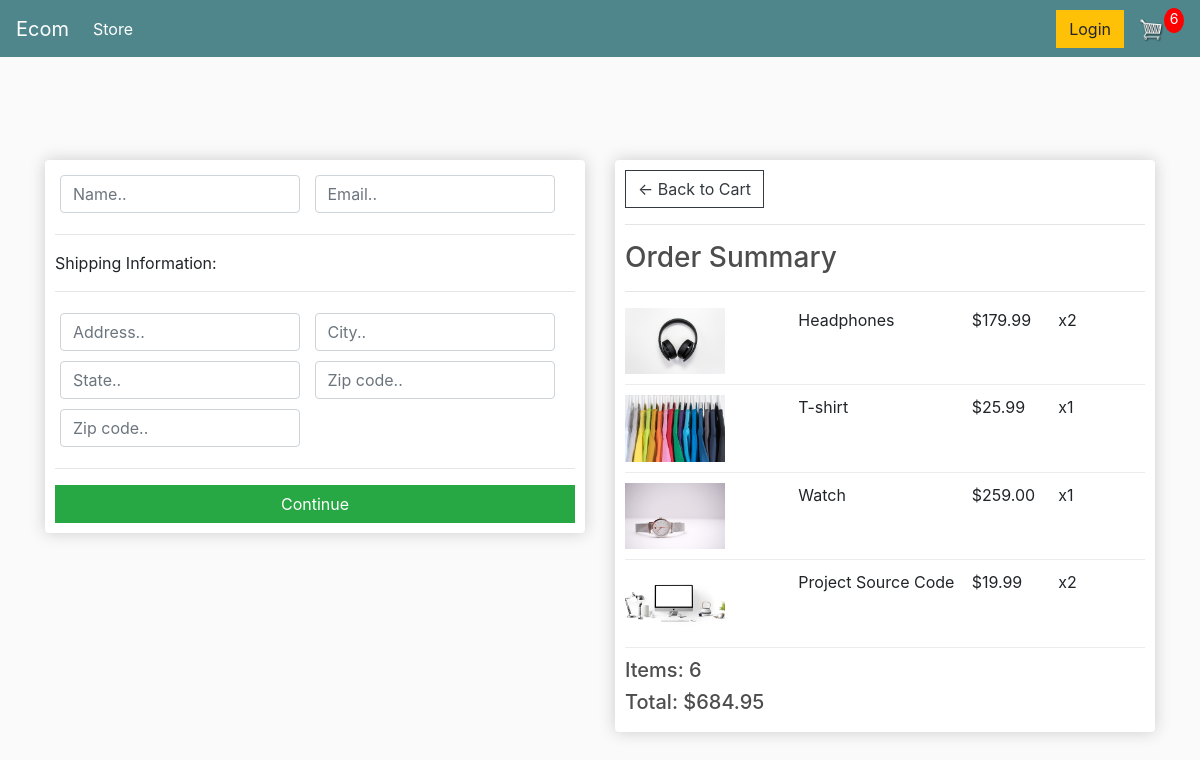
/checkout/ (signed in), run on an earlier commit of the app's database.
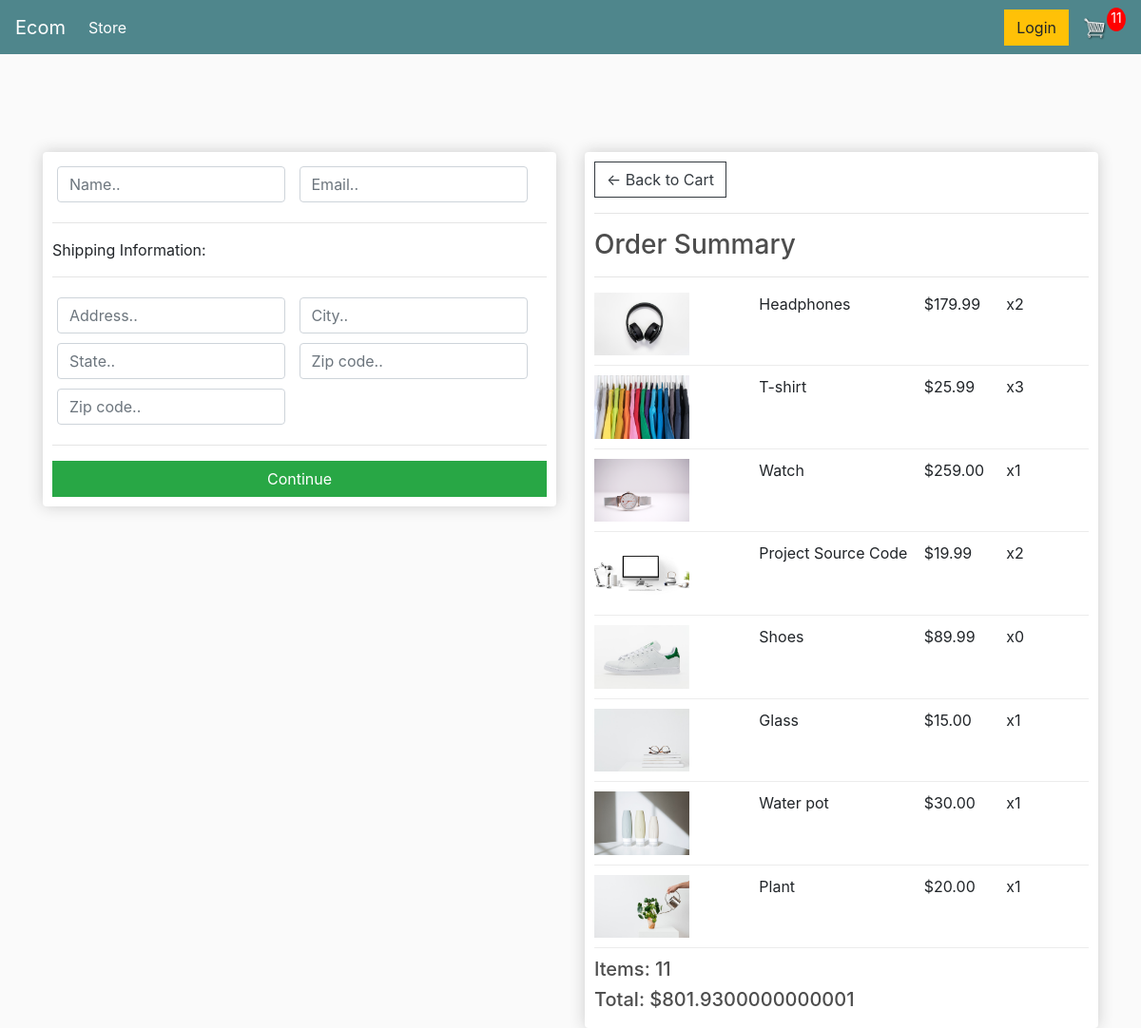
And on a later commit of the database.
### store/models.py (models this page shows, shortened)
class OrderItem(models.Model):
    product = models.ForeignKey(Product, on_delete=models.SET_NULL, null=True)
    order = models.ForeignKey(Order, on_delete=models.SET_NULL, null=True)
    quantity = models.IntegerField(default=0, null=True, blank=True)
    date_added = models.DateTimeField(auto_now_add=True)
    @property
    def get_total(self):
        total = self.product.price * self.quantity
        return total

class Product(models.Model):
    name = models.CharField(max_length=300, null=True)
    price = models.FloatField()
    digital = models.BooleanField(default=False, null=True, blank=False)
    image = models.ImageField(null=True, blank=True)
    @property
    def imageUrl(self):
        try:
            url = self.image.url
        except:
            url = ''
        return url

class Order(models.Model):
    customer = models.ForeignKey(Customer, on_delete=models.SET_NULL, blank=True, null=True)
    date_added = models.DateTimeField(auto_now_add=True)
    complete = models.BooleanField(default=False, null=True, blank=False)
    transaction_id = models.CharField(max_length=300, null=True)
    @property
    def get_cart_total(self):
        orderitems = self.orderitem_set.all()
        total = sum([item.get_total for item in orderitems])
        return total
    @property
    def get_cart_items(self):
        orderitems = self.orderitem_set.all()
        total = sum([item.quantity for item in orderitems])
        return total

### store/views.py (the view)
# urls.py: path('checkout/', views.checkout, name='checkout'),
def checkout(request):
    if request.user.is_authenticated:
        customer = request.user.customer
        order, create = Order.objects.get_or_create(customer=customer, complete=False)
        items = order.orderitem_set.all()
        cartItems = order.get_cart_items
    else:
        items = []
        order = {'get_cart_total': 0, 'get_cart_items': 0}
        cartItems = order.get_cart_items
    context = {'items': items, 'order': order, 'cartItems': cartItems}
    return render(request, 'store/checkout.html', context)

### store/templates/store/checkout.html (shortened to what this page needs)
{% extends 'store/main.html' %}
{% load static %}
{% block content %}
    <div class="row">
        <div class="col-lg-6">
            <div class="box-element" id="form-wrapper">
                <form id="form">
                    <div id="user-info">
                        <div class="form-field">
                            <input required class="form-control" type="text" name="name" placeholder="Name..">
                        </div>
                        <div class="form-field">
                            <input required class="form-control" type="email" name="email" placeholder="Email..">
                        </div>
                    </div>
                    <div id="shipping-info">
                        <hr>
                        <p>Shipping Information:</p>
                        <hr>
                        <div class="form-field">
                            <input class="form-control" type="text" name="address" placeholder="Address..">
                        </div>
                        <div class="form-field">
                            <input class="form-control" type="text" name="city" placeholder="City..">
                        </div>
                        <div class="form-field">
                            <input class="form-control" type="text" name="state" placeholder="State..">
                        </div>
                        <div class="form-field">
                            <input class="form-control" type="text" name="zipcode" placeholder="Zip code..">
                        </div>
                        <div class="form-field">
                            <input class="form-control" type="text" name="country" placeholder="Zip code..">
                        </div>
                    </div>
                    <hr>
                    <input id="form-button" class="btn btn-success btn-block" type="submit" value="Continue">
                </form>
            </div>
            <br>
        </div>
        <div class="col-lg-6">
            <div class="box-element">
                <a class="btn btn-outline-dark" href="{% url 'cart' %}">&#x2190; Back to Cart</a>
                <hr>
                <h3>Order Summary</h3>
                <hr>
                {% for item in items %}
                    <div class="cart-row">
                        <div style="flex:2"><img class="row-image" src="{{ item.product.imageUrl }}"></div>
                        <div style="flex:2"><p>{{ item.product.name }}</p></div>
                        <div style="flex:1"><p>${{ item.product.price | floatformat:2 }}</p></div>
                        <div style="flex:1"><p>x{{ item.quantity }}</p></div>
                    </div>
                {% endfor %}
                <h5>Items: {{ order.get_cart_items }}</h5>
                <h5>Total: ${{ order.get_cart_total }}</h5>
            </div>
        </div>
    </div>
{% endblock content %}

What changed in the data, as far as the page shows it:
changed OrderItem "T-shirt": quantity "1" → "3"
added OrderItem: product.imageUrl (picture), product.name "Shoes", product.price "89.99", quantity "0"
added OrderItem: product.imageUrl (picture), product.name "Glass", product.price "15.00", quantity "1"
added OrderItem: product.imageUrl (picture), product.name "Water pot", product.price "30.00", quantity "1"
added OrderItem: product.imageUrl (picture), product.name "Plant", product.price "20.00", quantity "1"
changed through a linked row, Order: get_cart_items "6" → "11"; get_cart_total "684.95" → "801.9300000000001"
Also different on the page:
{{ cartItems }}: "6" → "11"
